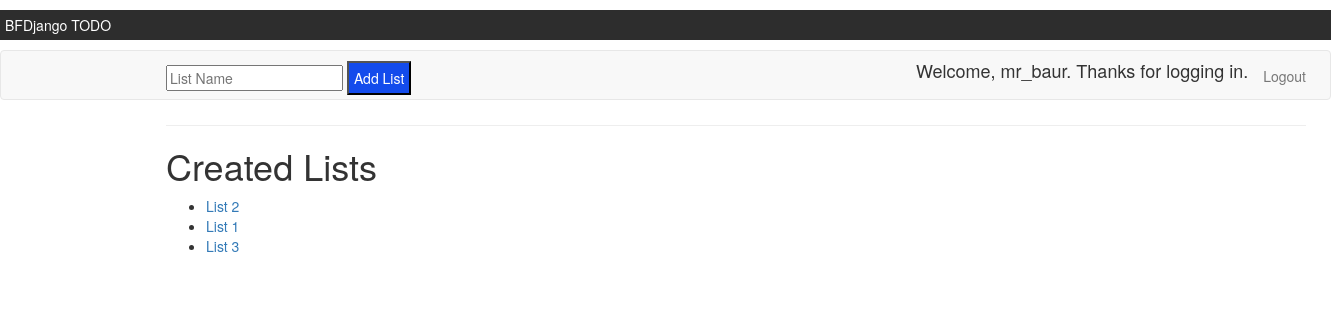
Screenshot of /todos/ (signed in) with the database file from the repository.
### main/models.py (models this page shows, shortened)
class Task_List(models.Model):
	task_list_name = models.CharField(max_length=200)
	created_by = models.ForeignKey(User, on_delete=models.CASCADE, null=True)
	created_at = models.DateTimeField('date published')
	def was_published_recently(self):
		now = timezone.now()
		return now - datetime.timedelta(days=1) <= self.created_at <= now
	was_published_recently.admin_order_field = 'created_at'
	was_published_recently.boolean = True
	was_published_recently.short_description = 'Published recently?'

### main/views.py (the view)
# urls.py: path('', views.IndexView.as_view(), name='index'),
class IndexView(generic.ListView):
	template_name = 'main/index.html'
	def get_queryset(self):
		return Task_List.objects.filter(
			created_at__lte=timezone.now(),
		).order_by('-created_at')[:10]
	context_object_name = 'latest_task_list'

### main/templates/main/index.html (shortened to what this page needs)
{% load static %}
<link rel="stylesheet" type="text/css" href="{% static 'main/style.css' %}">
<link rel="stylesheet" href="https://maxcdn.bootstrapcdn.com/bootstrap/3.3.7/css/bootstrap.min.css">
<div id="preset">BFDjango TODO</div>
<div class="navbar navbar-default">
	<div class="container">
		<ul class="nav navbar-nav navbar-right">
				{% if user.is_authenticated %}
					<li>
						<h4>Welcome, {{ user.username }}. Thanks for logging in.</h4>
					</li>
					<li>
						<a href ="{% url '_auth:logout' %}">Logout</a>
					</li>
				{% endif %}
		</ul>
		{% if user.is_authenticated %}
			<form action="{% url 'main:add_list' %}" method="POST">
				<input type="text" placeholder="List Name" name="addListText" />
				<input id="addBtn" type="submit" value="Add List" name="addListBtn" />
			</form>
			<hr/>
			<h1>Created Lists</h1>
			{% if latest_task_list %}
				<ul>
					{% for task_list in latest_task_list %}
						<li><a href="{% url 'main:detail' task_list.id %}">{{ task_list.task_list_name }}</a></li>
					{% endfor %}
				</ul>
			{% else %}
				<p>No lists are available.</p>
			{% endif %}
		{% endif %}
	</div>
</div>

### main/static/main/style.css (style rules this page uses)
#preset { width: 100%; background-color: #2d2d2d; color: white; padding: 5px; margin: 10px 0px; }
.container { left: 150px; position: absolute; }
#addBtn { background-color: #134bec; color: white; padding: 5px; margin: 10px 0px; }

### rows the page displays
Task_List: task_list_name "List 2"
Task_List: task_list_name "List 1"
Task_List: task_list_name "List 3"

### other values shown
{{ user.username }} "mr_baur"
